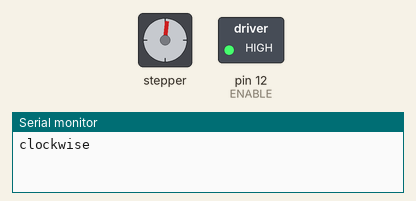
Simulated run of this sketch. Board: Arduino Uno, built with avr-gcc and run on an emulated ATmega328P. Shown: stepper motor, switched loads named in the sketch (green lamp = pin HIGH), the last lines printed to the serial monitor. Dashed ring = blinking. Stepper angles assume 200 steps per turn.

Above: at 0.05 s.
At 0.95 s:
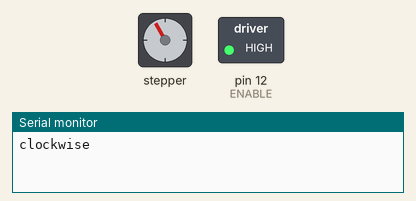
At 2.1 s:
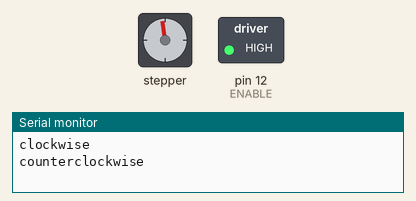
At 2.9 s:
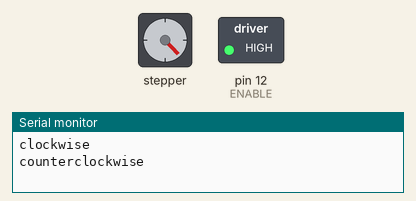
Timing chart, 0 to 5.2 s (numbered marks = the images above):
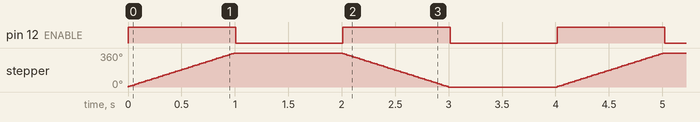

The sketch:

stepper_oneRevolution.ino
```cpp
/*
 Stepper Motor Control - one revolution

 This program drives a unipolar or bipolar stepper motor.
 The motor is attached to digital pins 8 - 11 of the Arduino.

 The motor should revolve one revolution in one direction, then
 one revolution in the other direction.


 Created 11 Mar. 2007
 Modified 30 Nov. 2009
 by Tom Igoe

 */

#define ENABLE 12

#include <Stepper.h>

const int stepsPerRevolution = 200;  // change this to fit the number of steps per revolution
// for your motor

// initialize the stepper library on pins 8 through 11:
Stepper myStepper(stepsPerRevolution, 8, 9, 10, 11);

void setup() {
  // set the speed at 60 rpm:
  myStepper.setSpeed(60);
  // initialize the serial port:
  Serial.begin(9600);
  pinMode(ENABLE, OUTPUT);
  digitalWrite(ENABLE,LOW);
}

void loop() {
  // step one revolution  in one direction:
  Serial.println("clockwise");
   digitalWrite(ENABLE,HIGH);
  myStepper.step(stepsPerRevolution);
   digitalWrite(ENABLE,LOW);
  delay(1000);

  // step one revolution in the other direction:
  Serial.println("counterclockwise");
   digitalWrite(ENABLE,HIGH);
  myStepper.step(-stepsPerRevolution);
   digitalWrite(ENABLE,LOW);
  delay(1000);
}
```

Measured:
- by itself, pin 12 (ENABLE): alternates HIGH for 1.0 s and LOW for 1.0 s
- by itself, stepper: turns 360° clockwise in 0.99 s, then 360° counter-clockwise in 0.99 s, repeating every 4.0 s
